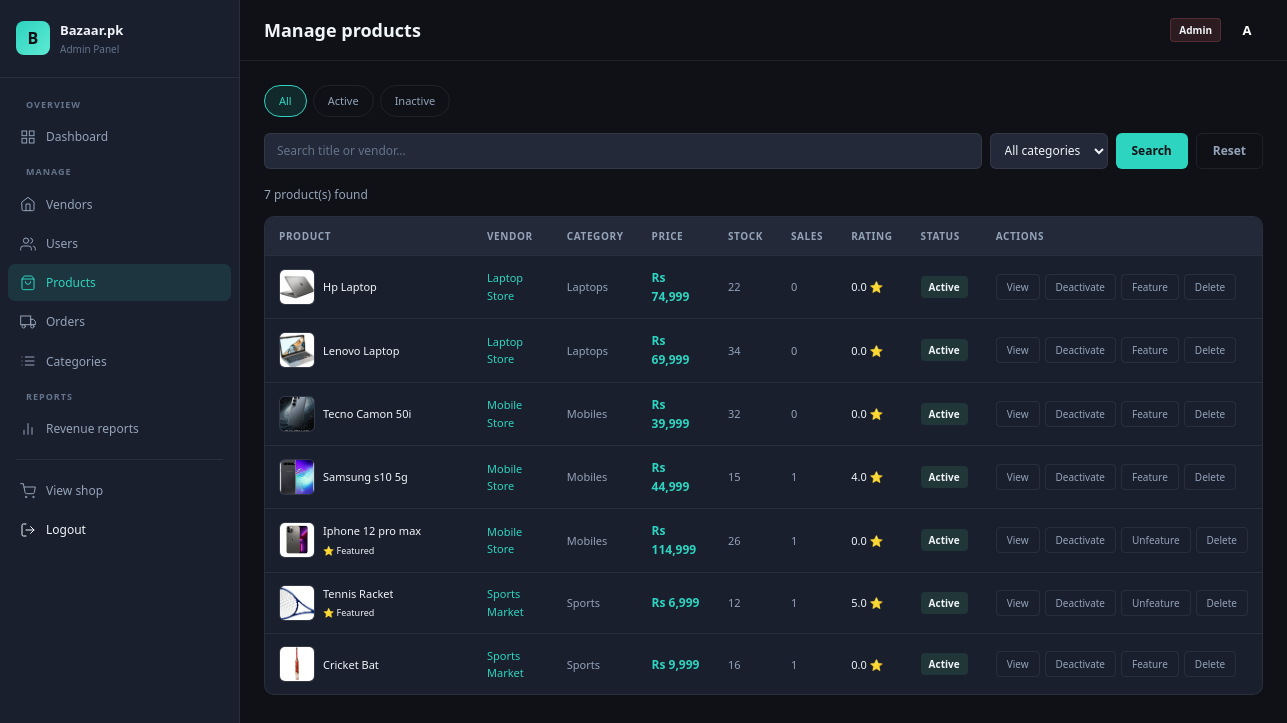
Screenshot of /admin/manage_products.php (signed in) with the database file from the repository.
### tables this page shows
CREATE TABLE `products` (
  `id` int(11) NOT NULL,
  `vendor_id` int(11) NOT NULL,
  `title` varchar(255) NOT NULL,
  `description` text DEFAULT NULL,
  `price` decimal(10,2) NOT NULL,
  `old_price` decimal(10,2) DEFAULT NULL,
  `stock` int(11) DEFAULT 0,
  `category` varchar(100) DEFAULT NULL,
  `image` varchar(255) DEFAULT NULL,
  `images` text DEFAULT NULL,
  `rating` decimal(2,1) DEFAULT 0.0,
  `review_count` int(11) DEFAULT 0,
  `sales_count` int(11) DEFAULT 0,
  `is_active` tinyint(1) DEFAULT 1,
  `is_featured` tinyint(1) DEFAULT 0,
  `is_new` tinyint(1) DEFAULT 0,
  `is_hot` tinyint(1) DEFAULT 0,
  `created_at` timestamp NOT NULL DEFAULT current_timestamp(),
  `specs` text DEFAULT NULL
);

CREATE TABLE `vendors` (
  `id` int(11) NOT NULL,
  `user_id` int(11) NOT NULL,
  `store_name` varchar(150) NOT NULL,
  `logo` varchar(255) DEFAULT NULL,
  `bio` text DEFAULT NULL,
  `rating` decimal(2,1) DEFAULT 0.0,
  `status` enum('pending','approved','banned') DEFAULT 'pending',
  `created_at` timestamp NOT NULL DEFAULT current_timestamp()
);

### admin/manage_products.php (the view, shortened to what this page needs)
<?php
require_once '../db.php';
$userName    = $_SESSION['full_name'];
$filterCat    = $_GET['cat']    ?? '';
$filterStatus = $_GET['status'] ?? '';
$search       = trim($_GET['q'] ?? '');
$page         = max(1, (int)($_GET['page'] ?? 1));
$perPage      = 20;
$offset       = ($page-1) * $perPage;
try {
    $sql    = "SELECT p.*, v.store_name FROM products p LEFT JOIN vendors v ON p.vendor_id=v.id WHERE 1=1";
    $params = [];
    $cntStmt = $conn->prepare(str_replace("SELECT p.*, v.store_name","SELECT COUNT(*)",$sql));
    $cntStmt->execute($params);
    $totalCount = (int)$cntStmt->fetchColumn();
    $sql .= " ORDER BY p.created_at DESC LIMIT $perPage OFFSET $offset";
    $stmt = $conn->prepare($sql);
    $stmt->execute($params);
    $products = $stmt->fetchAll();
} catch (PDOException $e) {
    $products = []; $totalCount = 0; $totalPages = 0;
}
?>
<!DOCTYPE html>
<html lang="en">
<head>
  <link href="https://cdn.jsdelivr.net/npm/bootstrap@5.3.0/dist/css/bootstrap.min.css" rel="stylesheet">
  <link href="../css/style.css"      rel="stylesheet">
  <link href="../css/styleadmin.css" rel="stylesheet">
</head>
<body>
<div class="admin-wrap">
  <?php include 'admin_sidebar.php'; ?>
  <div class="admin-main">
    <div class="admin-header">
      <div class="ah-left"><div class="ah-title">Manage products</div></div>
      <div class="ah-right">
        <span class="ah-admin-badge">Admin</span>
        <div class="ah-avatar"><?= strtoupper(substr($userName,0,1)) ?></div>
      </div>
    </div>
    <div class="admin-content">
      <div style="display:flex;gap:6px;margin-bottom:16px;flex-wrap:wrap;">
        <?php foreach (['' => 'All', 'active' => 'Active', 'inactive' => 'Inactive'] as $val => $lbl): ?>
          <a href="manage_products.php?status=<?= $val ?>&q=<?= urlencode($search) ?>&cat=<?= urlencode($filterCat) ?>"
             style="padding:6px 14px;border-radius:20px;font-size:11px;font-weight:500;text-decoration:none;
                    border:1px solid <?= $filterStatus===$val ? 'var(--teal)' : 'var(--border)' ?>;
                    color:<?= $filterStatus===$val ? 'var(--teal)' : 'var(--txt2)' ?>;
                    background:<?= $filterStatus===$val ? 'var(--teal-dim)' : 'transparent' ?>;">
            <?= $lbl ?>
          </a>
        <?php endforeach; ?>
      </div>
      <form method="GET" class="admin-filters">
        <input class="af-input" type="text" name="q" placeholder="Search title or vendor..." value="<?= htmlspecialchars($search) ?>">
        <select class="af-select" name="cat">
          <option value="">All categories</option>
        </select>
        <button type="submit" class="af-btn af-btn-primary">Search</button>
        <a href="manage_products.php" class="af-btn af-btn-ghost" style="text-decoration:none;display:flex;align-items:center;">Reset</a>
      </form>
      <div style="font-size:12px;color:var(--txt2);margin-bottom:12px;"><?= $totalCount ?> product(s) found</div>
      <div class="admin-table-wrap">
        <table class="admin-table">
          <thead>
            <tr>
              <th>Product</th>
              <th>Vendor</th>
              <th>Category</th>
              <th>Price</th>
              <th>Stock</th>
              <th>Sales</th>
              <th>Rating</th>
              <th>Status</th>
              <th>Actions</th>
            </tr>
          </thead>
          <tbody>
            <?php if (empty($products)): ?>
              <tr><td colspan="9" style="text-align:center;color:var(--txt3);padding:28px;">No products found</td></tr>
            <?php else: ?>
              <?php foreach ($products as $p):
                $status = $p['is_active'] ? 'active' : 'inactive';
              ?>
                <tr>
                  <td>
                    <div style="display:flex;align-items:center;gap:8px;min-width:180px;">
                      <div style="width:36px;height:36px;border-radius:6px;background:var(--bg3);border:1px solid var(--border);display:flex;align-items:center;justify-content:center;overflow:hidden;flex-shrink:0;">
                        <?php if (!empty($p['image'])): ?>
                          <img src="../uploads/products/<?= htmlspecialchars($p['image']) ?>" style="width:100%;height:100%;object-fit:cover;">
                        <?php else: ?>
                          <span style="font-size:14px;">&#128722;</span>
                        <?php endif; ?>
                      </div>
                      <div>
                        <div style="font-size:11px;font-weight:500;color:var(--txt);max-width:160px;overflow:hidden;text-overflow:ellipsis;white-space:nowrap;">
                          <?= htmlspecialchars($p['title']) ?>
                        </div>
                        <?php if ($p['is_featured']): ?>
                          <span style="font-size:9px;color:var(--amber);">&#11088; Featured</span>
                        <?php endif; ?>
                      </div>
                    </div>
                  </td>
                  <td style="font-size:11px;color:var(--teal);"><?= htmlspecialchars($p['store_name'] ?? '—') ?></td>
                  <td style="font-size:11px;color:var(--txt2);"><?= ucfirst($p['category'] ?? '—') ?></td>
                  <td style="font-weight:600;color:var(--teal);">Rs <?= number_format($p['price']) ?></td>
                  <td style="font-size:11px;color:<?= $p['stock']==0 ? 'var(--red)' : ($p['stock']<=5 ? 'var(--amber)' : 'var(--txt2)') ?>;">
                    <?= $p['stock'] ?>
                  </td>
                  <td style="font-size:11px;color:var(--txt2);"><?= number_format($p['sales_count']??0) ?></td>
                  <td style="font-size:11px;color:var(--amber);"><?= number_format($p['rating']??0,1) ?> &#11088;</td>
                  <td><span class="status-badge sb-<?= $status ?>"><?= ucfirst($status) ?></span></td>
                  <td>
                    <div class="tbl-actions">
                      <a href="../product/product.php?id=<?= $p['id'] ?>" class="tbl-btn" target="_blank">View</a>
                      <?php if ($p['is_active']): ?>
                        <a href="manage_products.php?deactivate=<?= $p['id'] ?>&status=<?= urlencode($filterStatus) ?>" class="tbl-btn ban">Deactivate</a>
                      <?php else: ?>
                        <a href="manage_products.php?activate=<?= $p['id'] ?>&status=<?= urlencode($filterStatus) ?>" class="tbl-btn approve">Activate</a>
                      <?php endif; ?>
                      <a href="manage_products.php?feature=<?= $p['id'] ?>&status=<?= urlencode($filterStatus) ?>" class="tbl-btn">
                        <?= $p['is_featured'] ? 'Unfeature' : 'Feature' ?>
                      </a>
                      <a href="manage_products.php?delete=<?= $p['id'] ?>&status=<?= urlencode($filterStatus) ?>"
                         class="tbl-btn delete" onclick="return confirm('Delete this product permanently?')">Delete</a>
                    </div>
                  </td>
                </tr>
              <?php endforeach; ?>
            <?php endif; ?>
          </tbody>
        </table>
      </div>
    </div>
  </div>
</div>
</body>
</html>

### css/style.css (style rules this page uses)
:root { --bg: #0f1117; --bg2: #1a1f2e; --bg3: #232938; --teal: #2DD4BF; --teal2: #5EEAD4; --teal-dim: rgba(45,212,191,0.12); --txt: #F1F5F9; --txt2: #94A3B8; --txt3: #64748B; --border: rgba(255,255,255,0.07); --border2: rgba(45,212,191,0.25); --danger: #f87171; --danger-bg: rgba(248,113,113,0.10); --danger-br: rgba(248,113,113,0.25); }
*, *::before, *::after { box-sizing: border-box; margin: 0; padding: 0; }
html { scroll-behavior: smooth; }
body { background: var(--bg); color: var(--txt); font-family: 'Segoe UI', system-ui, -apple-system, sans-serif; font-size: 15px; line-height: 1.6; -webkit-font-smoothing: antialiased; }
a { text-decoration: none; color: inherit; transition: color 0.15s; }
img { max-width: 100%; display: block; }
button { font-family: inherit; cursor: pointer; }

### css/styleadmin.css (style rules this page uses)
.admin-wrap { display: flex; min-height: 100vh; }
.admin-main { flex: 1; margin-left: 240px; }
.admin-header { display: flex; align-items: center; justify-content: space-between; padding: 14px 24px; background: var(--bg); border-bottom: 1px solid var(--border); position: sticky; top: 0; z-index: 40; }
.ah-left { display: flex; align-items: center; gap: 12px; }
.ah-title { font-size: 18px; font-weight: 600; color: var(--txt); }
.ah-right { display: flex; align-items: center; gap: 10px; }
.ah-admin-badge { font-size: 10px; font-weight: 600; padding: 3px 8px; border-radius: 4px; background: rgba(248,113,113,0.12); color: var(--red); border: 1px solid rgba(248,113,113,0.2); }
.ah-avatar { width: 32px; height: 32px; border-radius: 50%; background: var(--red); display: flex; align-items: center; justify-content: center; font-size: 13px; font-weight: 700; color: #fff; }
.admin-content { padding: 24px; }
.admin-filters { display: flex; gap: 8px; margin-bottom: 16px; flex-wrap: wrap; }
.af-input { flex: 1; min-width: 180px; height: 36px; padding: 0 12px; background: var(--bg3); border: 1px solid var(--border); border-radius: 6px; font-size: 12px; color: var(--txt); outline: none; font-family: inherit; }
.af-input::placeholder { color: var(--txt3); }
.af-select { height: 36px; padding: 0 10px; background: var(--bg3); border: 1px solid var(--border); border-radius: 6px; font-size: 12px; color: var(--txt); outline: none; cursor: pointer; font-family: inherit; }
.af-btn { height: 36px; padding: 0 16px; border-radius: 6px; font-size: 12px; font-weight: 600; cursor: pointer; font-family: inherit; transition: all 0.15s; }
.af-btn-primary { background: var(--teal); color: #0f1117; border: none; }
.af-btn-ghost { background: transparent; color: var(--txt2); border: 1px solid var(--border); }
.admin-table-wrap { background: var(--bg2); border: 1px solid var(--border); border-radius: 10px; overflow: hidden; }
.admin-table { width: 100%; border-collapse: collapse; }
.admin-table thead { background: var(--bg3); border-bottom: 1px solid var(--border); }
.admin-table th { padding: 11px 14px; text-align: left; font-size: 10px; font-weight: 700; color: var(--txt2); text-transform: uppercase; letter-spacing: 0.6px; white-space: nowrap; }
.admin-table td { padding: 12px 14px; border-bottom: 1px solid var(--border); font-size: 12px; color: var(--txt); vertical-align: middle; }
.admin-table tbody tr:last-child td { border-bottom: none; }
.status-badge { display: inline-block; font-size: 10px; font-weight: 600; padding: 3px 8px; border-radius: 4px; white-space: nowrap; }
.sb-active { background: rgba(74,222,128,0.12); color: var(--green); }
.tbl-actions { display: flex; gap: 5px; }
.tbl-btn { padding: 4px 10px; border-radius: 4px; border: 1px solid var(--border); background: transparent; color: var(--txt2); font-size: 10px; font-weight: 500; cursor: pointer; transition: all 0.15s; font-family: inherit; text-decoration: none; white-space: nowrap; }

### rows the page displays
products: image (picture), title "Hp Laptop", vendor.store_name "Laptop Store", category "Laptops", price "74,999", stock "22", sales_count "0", rating "0.0", is_active "Active", is_featured "Feature"
products: image (picture), title "Lenovo Laptop", vendor.store_name "Laptop Store", category "Laptops", price "69,999", stock "34", sales_count "0", rating "0.0", is_active "Active", is_featured "Feature"
products: image (picture), title "Tecno Camon 50i", vendor.store_name "Mobile Store", category "Mobiles", price "39,999", stock "32", sales_count "0", rating "0.0", is_active "Active", is_featured "Feature"
products: image (picture), title "Samsung s10 5g", vendor.store_name "Mobile Store", category "Mobiles", price "44,999", stock "15", sales_count "1", rating "4.0", is_active "Active", is_featured "Feature"
products: image (picture), title "Iphone 12 pro max", is_featured "⭐ Featured", vendor.store_name "Mobile Store", category "Mobiles", price "114,999", stock "26", sales_count "1", rating "0.0", is_active "Active"
products: image (picture), title "Tennis Racket", is_featured "⭐ Featured", vendor.store_name "Sports Market", category "Sports", price "6,999", stock "12", sales_count "1", rating "5.0", is_active "Active"
products: image (picture), title "Cricket Bat", vendor.store_name "Sports Market", category "Sports", price "9,999", stock "16", sales_count "1", rating "0.0", is_active "Active", is_featured "Feature"

### other values shown
substr($userName,0,1) "A"
$lbl "All"
$lbl "Active"
$lbl "Inactive"
$totalCount "7"
